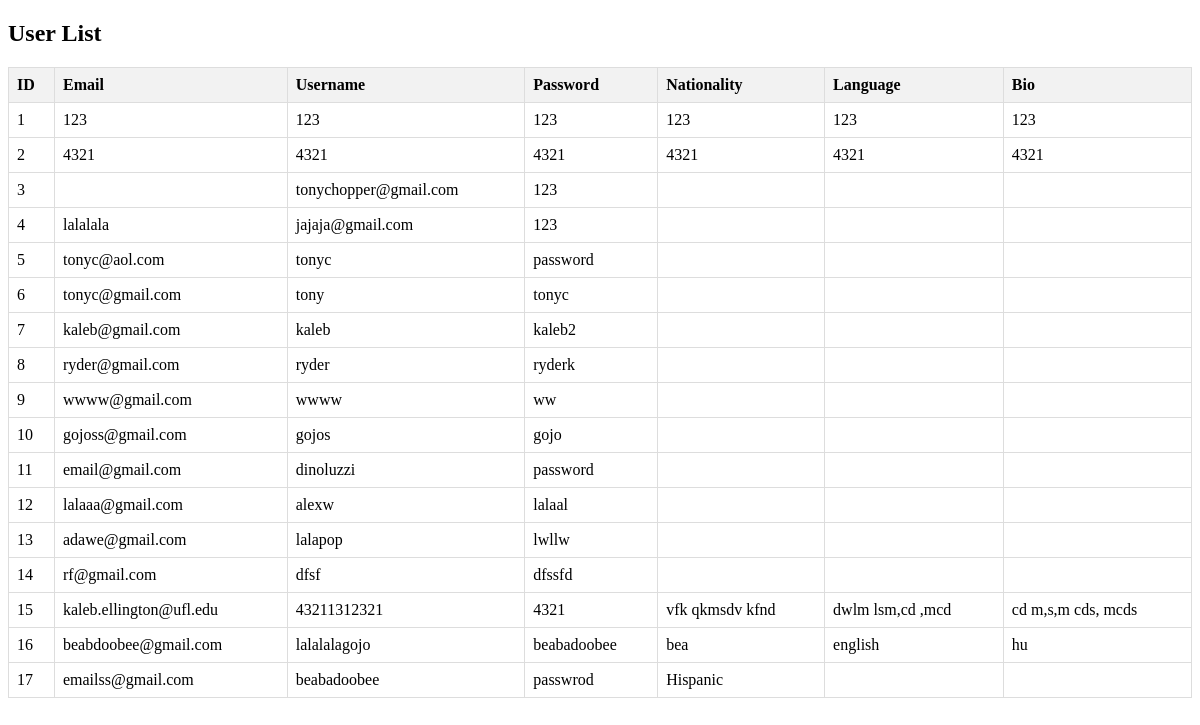
/users, run on an earlier commit of the app's database.
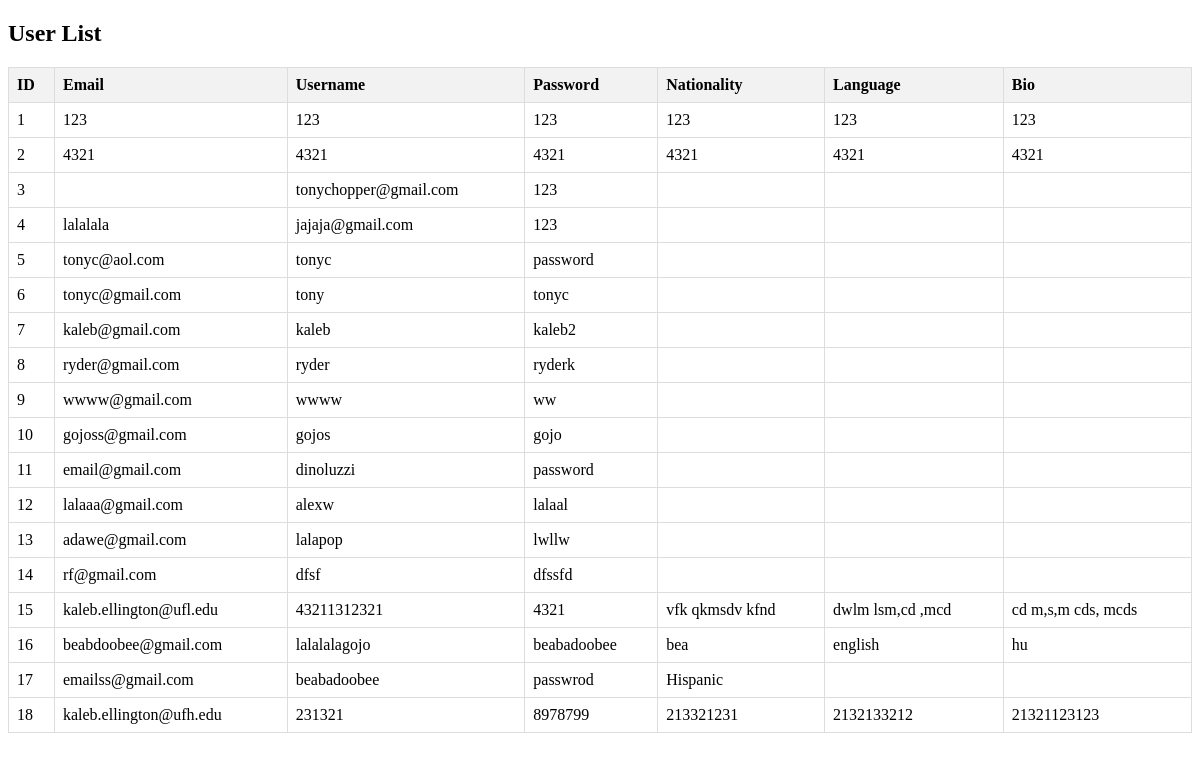
And on a later commit of the database.
### app.py (models this page shows)
class User(db.Model):
    __tablename__ = 'users'
    id = db.Column(db.Integer, primary_key=True)
    email = db.Column(db.String(100), unique=True, nullable=False)
    username = db.Column(db.String(50), unique=True, nullable=False)
    password = db.Column(db.String(100), nullable=False)
    language = db.Column(db.String(40), nullable=False)
    nationality = db.Column(db.String(50), nullable=False)
    bio = db.Column(db.String(300), nullable=True)

### app.py (the view)
@app.route('/users')
def display_users():
    users = User.query.all()
    return render_template('users.html', users=users)

### templates/users.html (shortened to what this page needs)
<!DOCTYPE html>
<html lang="en">
<head>
</head>
<body>
<h2>User List</h2>
<table>
    <thead>
    <tr>
        <th>ID</th>
        <th>Email</th>
        <th>Username</th>
        <th>Password</th>
        <th>Nationality</th>
        <th>Language</th>
        <th>Bio</th>
    </tr>
    </thead>
    <tbody>
    {% for user in users %}
    <tr>
        <td>{{ user.id }}</td>
        <td>{{ user.email }}</td>
        <td>{{ user.username }}</td>
        <td>{{ user.password }}</td>
        <td>{{ user.nationality }}</td>
        <td>{{ user.language }}</td>
        <td>{{ user.bio }}</td>
    </tr>
    {% endfor %}
    </tbody>

### templates/users.html (style rules this page uses)
table { border-collapse: collapse; width: 100%; }
th, td { border: 1px solid #ddd; padding: 8px; text-align: left; }
th { background-color: #f2f2f2; }

What changed in the data, as far as the page shows it:
added User: id "18", email "kaleb.ellington@ufh.edu", username "231321", password "8978799", nationality "213321231", language "2132133212", bio "21321123123"
